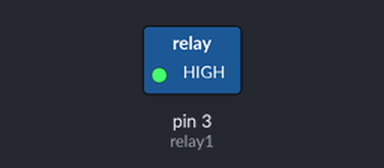
Bench run of a sketch on a simulated Arduino Uno, built with avr-gcc and run on an emulated ATmega328P. Shown: switched loads named in the sketch (green lamp = pin HIGH). Dashed ring = blinking.

Above: at 0.2 s.
Timing chart, 0 to 3.0 s (numbered marks = the images above):
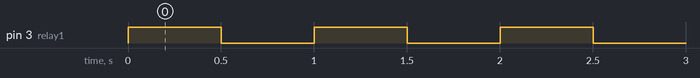

The sketch:

relay_on_off.ino
```cpp
int relay1 = 3;
void setup() {
  // put your setup code here, to run once:
  pinMode(relay1,OUTPUT);
  digitalWrite(relay1, LOW);
}

void loop() {
  // put your main code here, to run repeatedly:
  digitalWrite(relay1,HIGH);
  delay(500);
  digitalWrite(relay1,LOW);
  delay(500);

}
```

Measured:
- by itself, pin 3 (relay1): alternates HIGH for 0.50 s and LOW for 0.50 s
